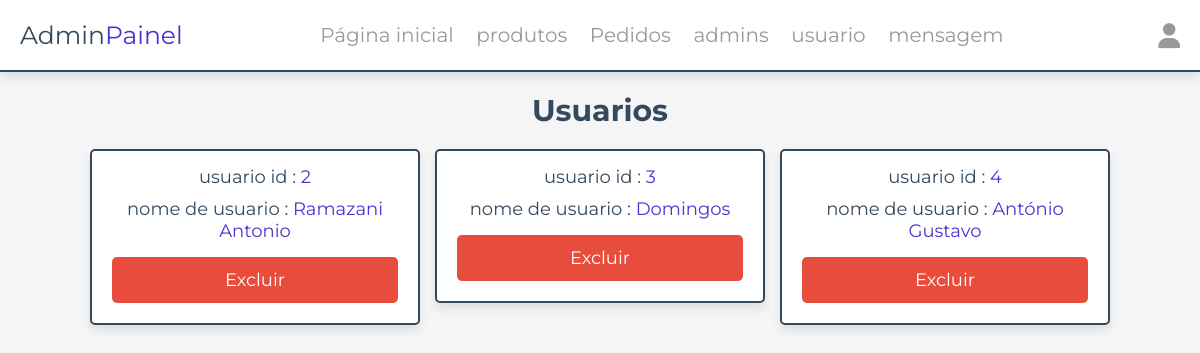
The app's page /admin/contas_usuario.php (signed in), older data.
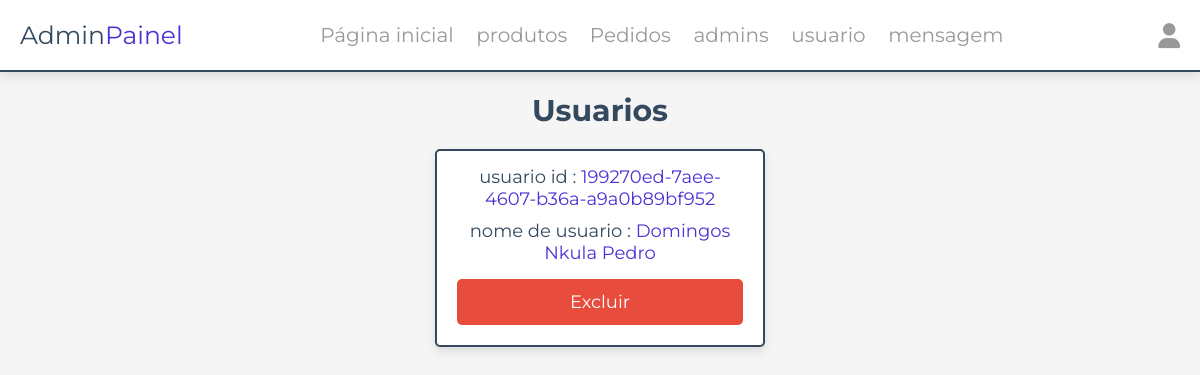
The same page, newer data.
### tables this page shows
CREATE TABLE `usuario` (
  `id` varchar(200) NOT NULL,
  `nome` varchar(20) NOT NULL,
  `email` varchar(50) NOT NULL,
  `contacto` varchar(10) NOT NULL,
  `senha` varchar(50) NOT NULL,
  `endereço` varchar(500) NOT NULL,
  `cod_recuperar_senha` varchar(255) DEFAULT NULL,
  `acesso` int(1) DEFAULT 3,
  PRIMARY KEY (`id`)
);

### admin/contas_usuario.php (the view, shortened to what this page needs)
<?php
include __DIR__ . './../components/connect.php';
?>
<!DOCTYPE html>
<html lang="pt-br">
<head>
   <link rel="stylesheet" href="https://cdnjs.cloudflare.com/ajax/libs/font-awesome/6.1.1/css/all.min.css">
   <link rel="stylesheet" href="../css/admin_style.css">
</head>
<body>
<?php include '../components/admin_cabeçalho.php' ?>
<section class="accounts">
   <h1 class="heading">Usuarios</h1>
   <div class="box-container">
   <?php
      $select_account = $conn->prepare("SELECT * FROM `usuario`");
      $select_account->execute();
      if($select_account->rowCount() > 0){
         while($fetch_accounts = $select_account->fetch(PDO::FETCH_ASSOC)){
   ?>
   <div class="box">
      <p> usuario id : <span><?= $fetch_accounts['id']; ?></span> </p>
      <p> nome de usuario : <span><?= $fetch_accounts['nome']; ?></span> </p>
      <a href="users_accounts.php?delete=<?= $fetch_accounts['id']; ?>" class="delete-btn" onclick="return confirm('delete this account?');">Excluir</a>
   </div>
   <?php
      }
   }else{
      echo '<p class="empty">nenhuma conta registrada ainda</p>';
   }
   ?>
   </div>
</section>
</body>
</html>

Row changes from the older to the newer data that the page shows:
removed usuario: id "2", nome "Ramazani Antonio"
removed usuario: id "3", nome "Domingos"
removed usuario: id "4", nome "António Gustavo"
added usuario: id "199270ed-7aee-4607-b36a-a9a0b89bf952", nome "Domingos Nkula Pedro"
